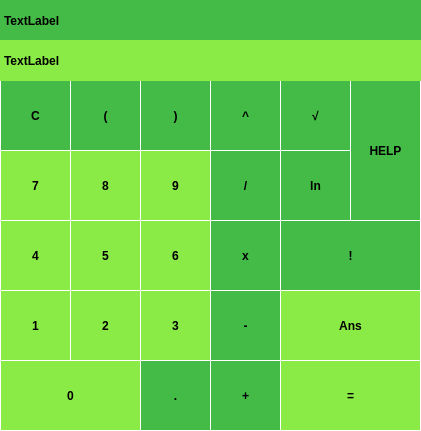
<?xml version="1.0" encoding="UTF-8"?>
<ui version="4.0">
 <class>Calculator</class>
 <widget class="QMainWindow" name="Calculator">
  <property name="geometry">
   <rect>
    <x>0</x>
    <y>0</y>
    <width>421</width>
    <height>431</height>
   </rect>
  </property>
  <property name="windowTitle">
   <string>Calculator</string>
  </property>
  <widget class="QWidget" name="centralWidget">
   <widget class="QPushButton" name="pushButton_4">
    <property name="geometry">
     <rect>
      <x>0</x>
      <y>220</y>
      <width>71</width>
      <height>71</height>
     </rect>
    </property>
    <property name="styleSheet">
     <string notr="true">QPushButton { border: 1px solid  white; 
								  background-color: #8aeb46;
								 font-weight:900;
} 

QPushButton:pressed { background-color: qlineargradient(x1: 0, y1: 0, x2: 0, y2: 1, stop: 0 #dadbde, stop: 1 #f6f7fa); } 

</string>
    </property>
    <property name="text">
     <string>4</string>
    </property>
   </widget>
   <widget class="QPushButton" name="pushButton_5">
    <property name="geometry">
     <rect>
      <x>70</x>
      <y>220</y>
      <width>71</width>
      <height>71</height>
     </rect>
    </property>
    <property name="styleSheet">
     <string notr="true">QPushButton { border: 1px solid  white; 
								  background-color: #8aeb46;
								 font-weight:900;
} 

QPushButton:pressed { background-color: qlineargradient(x1: 0, y1: 0, x2: 0, y2: 1, stop: 0 #dadbde, stop: 1 #f6f7fa); } 

</string>
    </property>
    <property name="text">
     <string>5</string>
    </property>
   </widget>
   <widget class="QPushButton" name="pushButton_0">
    <property name="geometry">
     <rect>
      <x>0</x>
      <y>360</y>
      <width>141</width>
      <height>71</height>
     </rect>
    </property>
    <property name="styleSheet">
     <string notr="true">QPushButton { border: 1px solid  white; 
								  background-color: #8aeb46;
								 font-weight:900;
} 

QPushButton:pressed { background-color: qlineargradient(x1: 0, y1: 0, x2: 0, y2: 1, stop: 0 #dadbde, stop: 1 #f6f7fa); } 

</string>
    </property>
    <property name="text">
     <string>0</string>
    </property>
   </widget>
   <widget class="QPushButton" name="pushButton_1">
    <property name="geometry">
     <rect>
      <x>0</x>
      <y>290</y>
      <width>71</width>
      <height>71</height>
     </rect>
    </property>
    <property name="styleSheet">
     <string notr="true">QPushButton { border: 1px solid  white; 
								  background-color: #8aeb46;
								 font-weight:900;
} 

QPushButton:pressed { background-color: qlineargradient(x1: 0, y1: 0, x2: 0, y2: 1, stop: 0 #dadbde, stop: 1 #f6f7fa); } 

</string>
    </property>
    <property name="text">
     <string>1</string>
    </property>
   </widget>
   <widget class="QPushButton" name="pushButton_2">
    <property name="geometry">
     <rect>
      <x>70</x>
      <y>290</y>
      <width>71</width>
      <height>71</height>
     </rect>
    </property>
    <property name="styleSheet">
     <string notr="true">QPushButton { border: 1px solid  white; 
								  background-color: #8aeb46;
								 font-weight:900;
} 

QPushButton:pressed { background-color: qlineargradient(x1: 0, y1: 0, x2: 0, y2: 1, stop: 0 #dadbde, stop: 1 #f6f7fa); } 

</string>
    </property>
    <property name="text">
     <string>2</string>
    </property>
   </widget>
   <widget class="QPushButton" name="pushButton_Ans">
    <property name="geometry">
     <rect>
      <x>280</x>
      <y>290</y>
      <width>141</width>
      <height>71</height>
     </rect>
    </property>
    <property name="styleSheet">
     <string notr="true">QPushButton { border: 1px solid  white; 
								  background-color: #8aeb46;
font-weight:900;
} 

QPushButton:pressed { background-color: qlineargradient(x1: 0, y1: 0, x2: 0, y2: 1, stop: 0 #dadbde, stop: 1 #f6f7fa); } </string>
    </property>
    <property name="text">
     <string>Ans</string>
    </property>
   </widget>
   <widget class="QPushButton" name="pushButton_decimal">
    <property name="geometry">
     <rect>
      <x>140</x>
      <y>360</y>
      <width>71</width>
      <height>71</height>
     </rect>
    </property>
    <property name="styleSheet">
     <string notr="true">QPushButton { background-color: #44bb46; border: 1px solid white; font-weight:900;} </string>
    </property>
    <property name="text">
     <string>.</string>
    </property>
   </widget>
   <widget class="QPushButton" name="pushButton_plus">
    <property name="geometry">
     <rect>
      <x>210</x>
      <y>360</y>
      <width>71</width>
      <height>71</height>
     </rect>
    </property>
    <property name="styleSheet">
     <string notr="true">QPushButton { background-color: #44bb46; border: 1px solid white; font-weight:900;} </string>
    </property>
    <property name="text">
     <string> + </string>
    </property>
   </widget>
   <widget class="QPushButton" name="pushButton_3">
    <property name="geometry">
     <rect>
      <x>140</x>
      <y>290</y>
      <width>71</width>
      <height>71</height>
     </rect>
    </property>
    <property name="styleSheet">
     <string notr="true">QPushButton { border: 1px solid  white; 
								  background-color: #8aeb46;
								 font-weight:900;
} 

QPushButton:pressed { background-color: qlineargradient(x1: 0, y1: 0, x2: 0, y2: 1, stop: 0 #dadbde, stop: 1 #f6f7fa); } 

</string>
    </property>
    <property name="text">
     <string>3</string>
    </property>
   </widget>
   <widget class="QPushButton" name="pushButton_6">
    <property name="geometry">
     <rect>
      <x>140</x>
      <y>220</y>
      <width>71</width>
      <height>71</height>
     </rect>
    </property>
    <property name="styleSheet">
     <string notr="true">QPushButton { border: 1px solid  white; 
								  background-color: #8aeb46;
								 font-weight:900;
} 

QPushButton:pressed { background-color: qlineargradient(x1: 0, y1: 0, x2: 0, y2: 1, stop: 0 #dadbde, stop: 1 #f6f7fa); } 

</string>
    </property>
    <property name="text">
     <string>6</string>
    </property>
   </widget>
   <widget class="QPushButton" name="pushButton_minus">
    <property name="geometry">
     <rect>
      <x>210</x>
      <y>290</y>
      <width>71</width>
      <height>71</height>
     </rect>
    </property>
    <property name="styleSheet">
     <string notr="true">QPushButton { background-color: #44bb46; border: 1px solid white; font-weight:900;} </string>
    </property>
    <property name="text">
     <string> - </string>
    </property>
   </widget>
   <widget class="QPushButton" name="pushButton_9">
    <property name="geometry">
     <rect>
      <x>140</x>
      <y>150</y>
      <width>71</width>
      <height>71</height>
     </rect>
    </property>
    <property name="styleSheet">
     <string notr="true">QPushButton { border: 1px solid  white; 
								  background-color: #8aeb46;
								 font-weight:900;
} 

QPushButton:pressed { background-color: qlineargradient(x1: 0, y1: 0, x2: 0, y2: 1, stop: 0 #dadbde, stop: 1 #f6f7fa); } 

</string>
    </property>
    <property name="text">
     <string>9</string>
    </property>
    <property name="checkable">
     <bool>false</bool>
    </property>
    <property name="checked">
     <bool>false</bool>
    </property>
    <property name="autoDefault">
     <bool>false</bool>
    </property>
   </widget>
   <widget class="QPushButton" name="pushButton_7">
    <property name="geometry">
     <rect>
      <x>0</x>
      <y>150</y>
      <width>71</width>
      <height>71</height>
     </rect>
    </property>
    <property name="styleSheet">
     <string notr="true">QPushButton { border: 1px solid  white; 
								  background-color: #8aeb46;
								 font-weight:900;
} 

QPushButton:pressed { background-color: qlineargradient(x1: 0, y1: 0, x2: 0, y2: 1, stop: 0 #dadbde, stop: 1 #f6f7fa); } 

</string>
    </property>
    <property name="text">
     <string>7</string>
    </property>
   </widget>
   <widget class="QPushButton" name="pushButton_8">
    <property name="geometry">
     <rect>
      <x>70</x>
      <y>150</y>
      <width>71</width>
      <height>71</height>
     </rect>
    </property>
    <property name="styleSheet">
     <string notr="true">QPushButton { border: 1px solid  white; 
								  background-color: #8aeb46;
								 font-weight:900;
} 

QPushButton:pressed { background-color: qlineargradient(x1: 0, y1: 0, x2: 0, y2: 1, stop: 0 #dadbde, stop: 1 #f6f7fa); } 

</string>
    </property>
    <property name="text">
     <string>8</string>
    </property>
   </widget>
   <widget class="QPushButton" name="pushButton_mul">
    <property name="geometry">
     <rect>
      <x>210</x>
      <y>220</y>
      <width>71</width>
      <height>71</height>
     </rect>
    </property>
    <property name="styleSheet">
     <string notr="true">QPushButton { background-color: #44bb46; border: 1px solid white; font-weight:900;} </string>
    </property>
    <property name="text">
     <string> x </string>
    </property>
   </widget>
   <widget class="QPushButton" name="pushButton_powr">
    <property name="geometry">
     <rect>
      <x>210</x>
      <y>80</y>
      <width>71</width>
      <height>71</height>
     </rect>
    </property>
    <property name="styleSheet">
     <string notr="true">QPushButton { background-color: #44bb46; border: 1px solid white; font-weight:900;} </string>
    </property>
    <property name="text">
     <string>^</string>
    </property>
   </widget>
   <widget class="QPushButton" name="pushButton_factorial">
    <property name="geometry">
     <rect>
      <x>280</x>
      <y>220</y>
      <width>141</width>
      <height>71</height>
     </rect>
    </property>
    <property name="styleSheet">
     <string notr="true">QPushButton { background-color: #44bb46; border: 1px solid white; font-weight:900;} </string>
    </property>
    <property name="text">
     <string>!</string>
    </property>
   </widget>
   <widget class="QPushButton" name="pushButton_result">
    <property name="geometry">
     <rect>
      <x>280</x>
      <y>360</y>
      <width>141</width>
      <height>71</height>
     </rect>
    </property>
    <property name="styleSheet">
     <string notr="true">QPushButton { border: 1px solid  white; 
								  background-color: #8aeb46;
font-weight:900;
} 

QPushButton:pressed { background-color: qlineargradient(x1: 0, y1: 0, x2: 0, y2: 1, stop: 0 #dadbde, stop: 1 #f6f7fa); } </string>
    </property>
    <property name="text">
     <string>=</string>
    </property>
   </widget>
   <widget class="QPushButton" name="pushButton_zavorkaP">
    <property name="geometry">
     <rect>
      <x>140</x>
      <y>80</y>
      <width>71</width>
      <height>71</height>
     </rect>
    </property>
    <property name="styleSheet">
     <string notr="true">QPushButton { background-color: #44bb46; border: 1px solid white; font-weight:900;} </string>
    </property>
    <property name="text">
     <string> ) </string>
    </property>
   </widget>
   <widget class="QPushButton" name="pushButton_clean">
    <property name="geometry">
     <rect>
      <x>0</x>
      <y>80</y>
      <width>71</width>
      <height>71</height>
     </rect>
    </property>
    <property name="styleSheet">
     <string notr="true">QPushButton { background-color: #44bb46; border: 1px solid white; font-weight:900;} </string>
    </property>
    <property name="text">
     <string>C</string>
    </property>
   </widget>
   <widget class="QPushButton" name="pushButton_div">
    <property name="geometry">
     <rect>
      <x>210</x>
      <y>150</y>
      <width>71</width>
      <height>71</height>
     </rect>
    </property>
    <property name="styleSheet">
     <string notr="true">QPushButton { background-color: #44bb46; border: 1px solid white; font-weight:900;} </string>
    </property>
    <property name="text">
     <string> / </string>
    </property>
   </widget>
   <widget class="QPushButton" name="pushButton_zavorkaL">
    <property name="geometry">
     <rect>
      <x>70</x>
      <y>80</y>
      <width>71</width>
      <height>71</height>
     </rect>
    </property>
    <property name="styleSheet">
     <string notr="true">QPushButton { background-color: #44bb46; border: 1px solid white; font-weight:900;} </string>
    </property>
    <property name="text">
     <string> ( </string>
    </property>
   </widget>
   <widget class="QPushButton" name="pushButton_ln">
    <property name="geometry">
     <rect>
      <x>280</x>
      <y>150</y>
      <width>71</width>
      <height>71</height>
     </rect>
    </property>
    <property name="styleSheet">
     <string notr="true">QPushButton { background-color: #44bb46; border: 1px solid white; font-weight:900;} </string>
    </property>
    <property name="text">
     <string> ln </string>
    </property>
   </widget>
   <widget class="QPushButton" name="pushButton_root">
    <property name="geometry">
     <rect>
      <x>280</x>
      <y>80</y>
      <width>71</width>
      <height>71</height>
     </rect>
    </property>
    <property name="styleSheet">
     <string notr="true">QPushButton { background-color: #44bb46; border: 1px solid white; font-weight:900;} </string>
    </property>
    <property name="text">
     <string> √ </string>
    </property>
   </widget>
   <widget class="QPushButton" name="pushButton_help">
    <property name="geometry">
     <rect>
      <x>350</x>
      <y>80</y>
      <width>71</width>
      <height>141</height>
     </rect>
    </property>
    <property name="styleSheet">
     <string>QPushButton { background-color: #44bb46; border: 1px solid white; font-weight:900;} </string>
    </property>
    <property name="text">
     <string>HELP</string>
    </property>
   </widget>
   <widget class="QLabel" name="label_vysledek">
    <property name="geometry">
     <rect>
      <x>0</x>
      <y>0</y>
      <width>421</width>
      <height>41</height>
     </rect>
    </property>
    <property name="styleSheet">
     <string notr="true">QLabel { qproperty-alignment: 'AlignVCenter | AlignLeft'; border: 1px solid #44bb46;  background-color : #44bb46; font-weight:900; }</string>
    </property>
    <property name="text">
     <string>TextLabel</string>
    </property>
   </widget>
   <widget class="QLabel" name="label_zapis">
    <property name="geometry">
     <rect>
      <x>0</x>
      <y>40</y>
      <width>421</width>
      <height>41</height>
     </rect>
    </property>
    <property name="styleSheet">
     <string notr="true">QLabel { qproperty-alignment: 'AlignVCenter | AlignRight';  border: 1px solid #8aeb46; background-color : #8aeb46;
font-weight:900; }</string>
    </property>
    <property name="text">
     <string>TextLabel</string>
    </property>
   </widget>
  </widget>
 </widget>
 <layoutdefault spacing="6" margin="11"/>
 <resources/>
 <connections/>
</ui>
